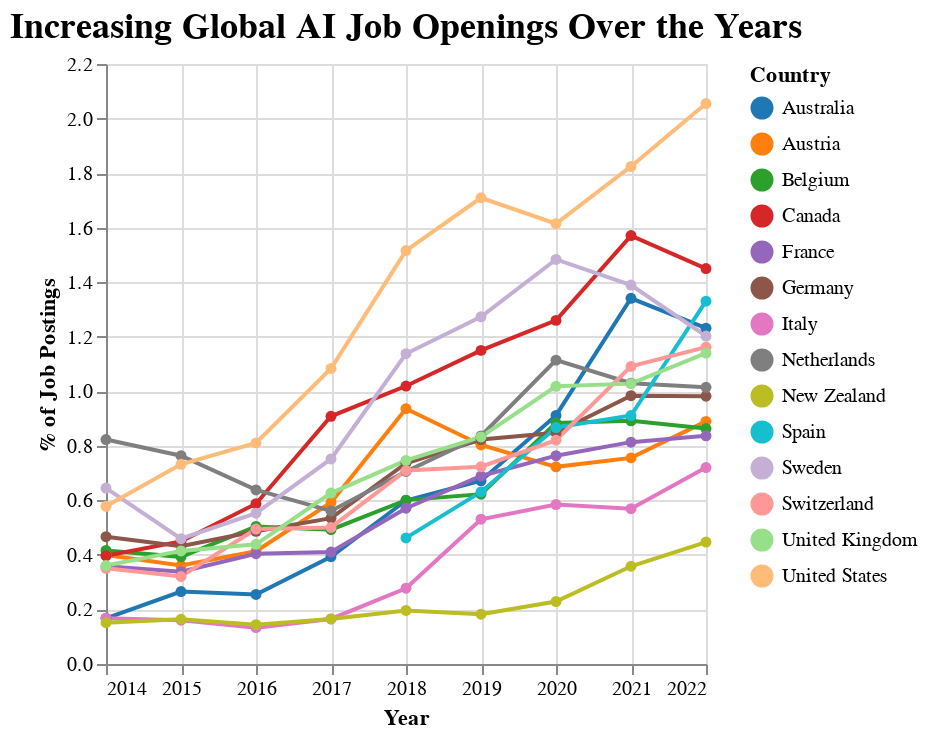

The cell this chart's notebook holds for it:
### Code cell
# Create an Altair line chart to view the data

# Define a custom color scale for the countries
custom_color_scale = alt.Scale(domain=['Australia', 'Austria', 'Belgium', 'Canada', 'France', 'Germany', 'Italy', 'Netherlands', 'New Zealand', 'Spain', 'Sweden', 'Switzerland', 'United Kingdom', 'United States'],
                               range=['#1f77b4', '#ff7f0e', '#2ca02c', '#d62728', '#9467bd', '#8c564b', '#e377c2', '#7f7f7f', '#bcbd22', '#17becf', '#c5b0d5', '#ff9896', '#98df8a', '#ffbb78'])


line_chart = alt.Chart(AI_Jobs).mark_line(point=True).encode(
    x=alt.X('Year:Q', title='Year',axis=alt.Axis(format="d")),
    y=alt.Y('AI job postings (% of all job postings):Q', title='% of Job Postings'),
    color=alt.Color('Entity:N', title='Country', scale = custom_color_scale),
    tooltip=['Entity', 'Year:Q', 'AI job postings (% of all job postings):Q']
).properties(
    title='Increasing Global AI Job Openings Over the Years'
).configure_title(
    fontSize=18,
    fontWeight='bold'
)

# Show the line chart
line_chart

### Figure 1 — Vega-Lite specification as saved in the notebook (floating-point values rounded to 4 significant figures)
{"config": {"view": {"continuousWidth": 300, "continuousHeight": 300}, "title": {"fontSize": 18, "fontWeight": "bold"}}, "data": {"name": "data-50b89d512442fbc89b10c71dcaa0711d"}, "mark": {"type": "line", "point": true}, "encoding": {"color": {"field": "Entity", "scale": {"domain": ["Australia", "Austria", "Belgium", "Canada", "France", "Germany", "Italy", "Netherlands", "New Zealand", "Spain", "Sweden", "Switzerland", "United Kingdom", "United States"], "range": ["#1f77b4", "#ff7f0e", "#2ca02c", "#d62728", "#9467bd", "#8c564b", "#e377c2", "#7f7f7f", "#bcbd22", "#17becf", "#c5b0d5", "#ff9896", "#98df8a", "#ffbb78"]}, "title": "Country", "type": "nominal"}, "tooltip": [{"field": "Entity", "type": "nominal"}, {"field": "Year", "type": "quantitative"}, {"field": "AI job postings (% of all job postings)", "type": "quantitative"}], "x": {"axis": {"format": "d"}, "field": "Year", "title": "Year", "type": "quantitative"}, "y": {"field": "AI job postings (% of all job postings)", "title": "% of Job Postings", "type": "quantitative"}}, "title": "Increasing Global AI Job Openings Over the Years", "$schema": "https://vega.github.io/schema/vega-lite/v5.14.1.json", "datasets": {"data-50b89d512442fbc89b10c71dcaa0711d": [{"Entity": "Australia", "Code": "AUS", "Year": 2014, "AI job postings (% of all job postings)": 0.1676}, {"Entity": "Australia", "Code": "AUS", "Year": 2015, "AI job postings (% of all job postings)": 0.2657}, {"Entity": "Australia", "Code": "AUS", "Year": 2016, "AI job postings (% of all job postings)": 0.255}, {"Entity": "Australia", "Code": "AUS", "Year": 2017, "AI job postings (% of all job postings)": 0.3933}, {"Entity": "Australia", "Code": "AUS", "Year": 2018, "AI job postings (% of all job postings)": 0.5995}, {"Entity": "Australia", "Code": "AUS", "Year": 2019, "AI job postings (% of all job postings)": 0.6718}, {"Entity": "Australia", "Code": "AUS", "Year": 2020, "AI job postings (% of all job postings)": 0.9115}, {"Entity": "Australia", "Code": "AUS", "Year": 2021, "AI job postings (% of all job postings)": 1.341}, {"Entity": "Australia", "Code": "AUS", "Year": 2022, "AI job postings (% of all job postings)": 1.231}, {"Entity": "Austria", "Code": "AUT", "Year": 2014, "AI job postings (% of all job postings)": 0.3995}, {"Entity": "Austria", "Code": "AUT", "Year": 2015, "AI job postings (% of all job postings)": 0.361}, {"Entity": "Austria", "Code": "AUT", "Year": 2016, "AI job postings (% of all job postings)": 0.4133}, {"Entity": "Austria", "Code": "AUT", "Year": 2017, "AI job postings (% of all job postings)": 0.5923}, {"Entity": "Austria", "Code": "AUT", "Year": 2018, "AI job postings (% of all job postings)": 0.9363}, {"Entity": "Austria", "Code": "AUT", "Year": 2019, "AI job postings (% of all job postings)": 0.8032}, {"Entity": "Austria", "Code": "AUT", "Year": 2020, "AI job postings (% of all job postings)": 0.7229}, {"Entity": "Austria", "Code": "AUT", "Year": 2021, "AI job postings (% of all job postings)": 0.7558}, {"Entity": "Austria", "Code": "AUT", "Year": 2022, "AI job postings (% of all job postings)": 0.8897}, {"Entity": "Belgium", "Code": "BEL", "Year": 2014, "AI job postings (% of all job postings)": 0.4163}, {"Entity": "Belgium", "Code": "BEL", "Year": 2015, "AI job postings (% of all job postings)": 0.3929}, {"Entity": "Belgium", "Code": "BEL", "Year": 2016, "AI job postings (% of all job postings)": 0.5043}, {"Entity": "Belgium", "Code": "BEL", "Year": 2017, "AI job postings (% of all job postings)": 0.4926}, {"Entity": "Belgium", "Code": "BEL", "Year": 2018, "AI job postings (% of all job postings)": 0.6009}, {"Entity": "Belgium", "Code": "BEL", "Year": 2019, "AI job postings (% of all job postings)": 0.6227}, {"Entity": "Belgium", "Code": "BEL", "Year": 2020, "AI job postings (% of all job postings)": 0.8837}, {"Entity": "Belgium", "Code": "BEL", "Year": 2021, "AI job postings (% of all job postings)": 0.8916}, {"Entity": "Belgium", "Code": "BEL", "Year": 2022, "AI job postings (% of all job postings)": 0.8634}, {"Entity": "Canada", "Code": "CAN", "Year": 2014, "AI job postings (% of all job postings)": 0.3968}, {"Entity": "Canada", "Code": "CAN", "Year": 2015, "AI job postings (% of all job postings)": 0.4495}, {"Entity": "Canada", "Code": "CAN", "Year": 2016, "AI job postings (% of all job postings)": 0.5878}, {"Entity": "Canada", "Code": "CAN", "Year": 2017, "AI job postings (% of all job postings)": 0.9083}, {"Entity": "Canada", "Code": "CAN", "Year": 2018, "AI job postings (% of all job postings)": 1.019}, {"Entity": "Canada", "Code": "CAN", "Year": 2019, "AI job postings (% of all job postings)": 1.15}, {"Entity": "Canada", "Code": "CAN", "Year": 2020, "AI job postings (% of all job postings)": 1.26}, {"Entity": "Canada", "Code": "CAN", "Year": 2021, "AI job postings (% of all job postings)": 1.571}, {"Entity": "Canada", "Code": "CAN", "Year": 2022, "AI job postings (% of all job postings)": 1.45}, {"Entity": "France", "Code": "FRA", "Year": 2014, "AI job postings (% of all job postings)": 0.3589}, {"Entity": "France", "Code": "FRA", "Year": 2015, "AI job postings (% of all job postings)": 0.3387}, {"Entity": "France", "Code": "FRA", "Year": 2016, "AI job postings (% of all job postings)": 0.4043}, {"Entity": "France", "Code": "FRA", "Year": 2017, "AI job postings (% of all job postings)": 0.4105}, {"Entity": "France", "Code": "FRA", "Year": 2018, "AI job postings (% of all job postings)": 0.5713}, {"Entity": "France", "Code": "FRA", "Year": 2019, "AI job postings (% of all job postings)": 0.6893}, {"Entity": "France", "Code": "FRA", "Year": 2020, "AI job postings (% of all job postings)": 0.7639}, {"Entity": "France", "Code": "FRA", "Year": 2021, "AI job postings (% of all job postings)": 0.8134}, {"Entity": "France", "Code": "FRA", "Year": 2022, "AI job postings (% of all job postings)": 0.8368}, {"Entity": "Germany", "Code": "DEU", "Year": 2014, "AI job postings (% of all job postings)": 0.4667}, {"Entity": "Germany", "Code": "DEU", "Year": 2015, "AI job postings (% of all job postings)": 0.4323}, {"Entity": "Germany", "Code": "DEU", "Year": 2016, "AI job postings (% of all job postings)": 0.4866}, {"Entity": "Germany", "Code": "DEU", "Year": 2017, "AI job postings (% of all job postings)": 0.5345}, {"Entity": "Germany", "Code": "DEU", "Year": 2018, "AI job postings (% of all job postings)": 0.7361}, {"Entity": "Germany", "Code": "DEU", "Year": 2019, "AI job postings (% of all job postings)": 0.823}, {"Entity": "Germany", "Code": "DEU", "Year": 2020, "AI job postings (% of all job postings)": 0.8478}, {"Entity": "Germany", "Code": "DEU", "Year": 2021, "AI job postings (% of all job postings)": 0.9837}, {"Entity": "Germany", "Code": "DEU", "Year": 2022, "AI job postings (% of all job postings)": 0.982}, {"Entity": "Italy", "Code": "ITA", "Year": 2014, "AI job postings (% of all job postings)": 0.168}, {"Entity": "Italy", "Code": "ITA", "Year": 2015, "AI job postings (% of all job postings)": 0.1605}, {"Entity": "Italy", "Code": "ITA", "Year": 2016, "AI job postings (% of all job postings)": 0.1334}, {"Entity": "Italy", "Code": "ITA", "Year": 2017, "AI job postings (% of all job postings)": 0.1653}, {"Entity": "Italy", "Code": "ITA", "Year": 2018, "AI job postings (% of all job postings)": 0.2778}, {"Entity": "Italy", "Code": "ITA", "Year": 2019, "AI job postings (% of all job postings)": 0.5308}, {"Entity": "Italy", "Code": "ITA", "Year": 2020, "AI job postings (% of all job postings)": 0.5848}, {"Entity": "Italy", "Code": "ITA", "Year": 2021, "AI job postings (% of all job postings)": 0.5695}, {"Entity": "Italy", "Code": "ITA", "Year": 2022, "AI job postings (% of all job postings)": 0.7202}, {"Entity": "Netherlands", "Code": "NLD", "Year": 2014, "AI job postings (% of all job postings)": 0.8231}, {"Entity": "Netherlands", "Code": "NLD", "Year": 2015, "AI job postings (% of all job postings)": 0.7636}, {"Entity": "Netherlands", "Code": "NLD", "Year": 2016, "AI job postings (% of all job postings)": 0.6382}, {"Entity": "Netherlands", "Code": "NLD", "Year": 2017, "AI job postings (% of all job postings)": 0.5611}, {"Entity": "Netherlands", "Code": "NLD", "Year": 2018, "AI job postings (% of all job postings)": 0.706}, {"Entity": "Netherlands", "Code": "NLD", "Year": 2019, "AI job postings (% of all job postings)": 0.8361}, {"Entity": "Netherlands", "Code": "NLD", "Year": 2020, "AI job postings (% of all job postings)": 1.114}, {"Entity": "Netherlands", "Code": "NLD", "Year": 2021, "AI job postings (% of all job postings)": 1.029}, {"Entity": "Netherlands", "Code": "NLD", "Year": 2022, "AI job postings (% of all job postings)": 1.015}, {"Entity": "New Zealand", "Code": "NZL", "Year": 2014, "AI job postings (% of all job postings)": 0.1515}, {"Entity": "New Zealand", "Code": "NZL", "Year": 2015, "AI job postings (% of all job postings)": 0.164}, {"Entity": "New Zealand", "Code": "NZL", "Year": 2016, "AI job postings (% of all job postings)": 0.1442}, {"Entity": "New Zealand", "Code": "NZL", "Year": 2017, "AI job postings (% of all job postings)": 0.1652}, {"Entity": "New Zealand", "Code": "NZL", "Year": 2018, "AI job postings (% of all job postings)": 0.1963}, {"Entity": "New Zealand", "Code": "NZL", "Year": 2019, "AI job postings (% of all job postings)": 0.1824}, {"Entity": "New Zealand", "Code": "NZL", "Year": 2020, "AI job postings (% of all job postings)": 0.2291}, {"Entity": "New Zealand", "Code": "NZL", "Year": 2021, "AI job postings (% of all job postings)": 0.3584}, {"Entity": "New Zealand", "Code": "NZL", "Year": 2022, "AI job postings (% of all job postings)": 0.4471}, {"Entity": "Spain", "Code": "ESP", "Year": 2018, "AI job postings (% of all job postings)": 0.4623}, {"Entity": "Spain", "Code": "ESP", "Year": 2019, "AI job postings (% of all job postings)": 0.6308}, {"Entity": "Spain", "Code": "ESP", "Year": 2020, "AI job postings (% of all job postings)": 0.867}, {"Entity": "Spain", "Code": "ESP", "Year": 2021, "AI job postings (% of all job postings)": 0.911}, {"Entity": "Spain", "Code": "ESP", "Year": 2022, "AI job postings (% of all job postings)": 1.331}, {"Entity": "Sweden", "Code": "SWE", "Year": 2014, "AI job postings (% of all job postings)": 0.645}, {"Entity": "Sweden", "Code": "SWE", "Year": 2015, "AI job postings (% of all job postings)": 0.4593}, {"Entity": "Sweden", "Code": "SWE", "Year": 2016, "AI job postings (% of all job postings)": 0.5531}, {"Entity": "Sweden", "Code": "SWE", "Year": 2017, "AI job postings (% of all job postings)": 0.7518}, {"Entity": "Sweden", "Code": "SWE", "Year": 2018, "AI job postings (% of all job postings)": 1.138}, {"Entity": "Sweden", "Code": "SWE", "Year": 2019, "AI job postings (% of all job postings)": 1.273}, {"Entity": "Sweden", "Code": "SWE", "Year": 2020, "AI job postings (% of all job postings)": 1.483}, {"Entity": "Sweden", "Code": "SWE", "Year": 2021, "AI job postings (% of all job postings)": 1.39}, {"Entity": "Sweden", "Code": "SWE", "Year": 2022, "AI job postings (% of all job postings)": 1.203}, {"Entity": "Switzerland", "Code": "CHE", "Year": 2014, "AI job postings (% of all job postings)": 0.3509}, {"Entity": "Switzerland", "Code": "CHE", "Year": 2015, "AI job postings (% of all job postings)": 0.3212}, {"Entity": "Switzerland", "Code": "CHE", "Year": 2016, "AI job postings (% of all job postings)": 0.495}, {"Entity": "Switzerland", "Code": "CHE", "Year": 2017, "AI job postings (% of all job postings)": 0.5009}, {"Entity": "Switzerland", "Code": "CHE", "Year": 2018, "AI job postings (% of all job postings)": 0.7094}, {"Entity": "Switzerland", "Code": "CHE", "Year": 2019, "AI job postings (% of all job postings)": 0.7236}, {"Entity": "Switzerland", "Code": "CHE", "Year": 2020, "AI job postings (% of all job postings)": 0.8208}, {"Entity": "Switzerland", "Code": "CHE", "Year": 2021, "AI job postings (% of all job postings)": 1.091}, {"Entity": "Switzerland", "Code": "CHE", "Year": 2022, "AI job postings (% of all job postings)": 1.162}, {"Entity": "United Kingdom", "Code": "GBR", "Year": 2014, "AI job postings (% of all job postings)": 0.361}, {"Entity": "United Kingdom", "Code": "GBR", "Year": 2015, "AI job postings (% of all job postings)": 0.4147}, {"Entity": "United Kingdom", "Code": "GBR", "Year": 2016, "AI job postings (% of all job postings)": 0.4388}, {"Entity": "United Kingdom", "Code": "GBR", "Year": 2017, "AI job postings (% of all job postings)": 0.6267}, {"Entity": "United Kingdom", "Code": "GBR", "Year": 2018, "AI job postings (% of all job postings)": 0.7467}, {"Entity": "United Kingdom", "Code": "GBR", "Year": 2019, "AI job postings (% of all job postings)": 0.8326}, {"Entity": "United Kingdom", "Code": "GBR", "Year": 2020, "AI job postings (% of all job postings)": 1.018}, {"Entity": "United Kingdom", "Code": "GBR", "Year": 2021, "AI job postings (% of all job postings)": 1.028}, {"Entity": "United Kingdom", "Code": "GBR", "Year": 2022, "AI job postings (% of all job postings)": 1.14}, {"Entity": "United States", "Code": "USA", "Year": 2014, "AI job postings (% of all job postings)": 0.5781}, {"Entity": "United States", "Code": "USA", "Year": 2015, "AI job postings (% of all job postings)": 0.7324}, {"Entity": "United States", "Code": "USA", "Year": 2016, "AI job postings (% of all job postings)": 0.8108}, {"Entity": "United States", "Code": "USA", "Year": 2017, "AI job postings (% of all job postings)": 1.084}, {"Entity": "United States", "Code": "USA", "Year": 2018, "AI job postings (% of all job postings)": 1.516}, {"Entity": "United States", "Code": "USA", "Year": 2019, "AI job postings (% of all job postings)": 1.709}, {"Entity": "United States", "Code": "USA", "Year": 2020, "AI job postings (% of all job postings)": 1.614}, {"Entity": "United States", "Code": "USA", "Year": 2021, "AI job postings (% of all job postings)": 1.824}, {"Entity": "United States", "Code": "USA", "Year": 2022, "AI job postings (% of all job postings)": 2.055}]}}
